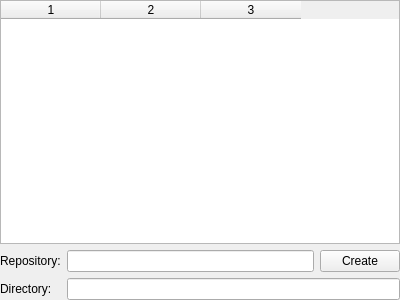
<?xml version="1.0" encoding="UTF-8"?>
<ui version="4.0">
 <class>snowgui::repositoryconfigurationwidget</class>
 <widget class="QWidget" name="snowgui::repositoryconfigurationwidget">
  <property name="geometry">
   <rect>
    <x>0</x>
    <y>0</y>
    <width>400</width>
    <height>300</height>
   </rect>
  </property>
  <property name="windowTitle">
   <string>Form</string>
  </property>
  <layout class="QGridLayout" name="gridLayout">
   <property name="leftMargin">
    <number>0</number>
   </property>
   <property name="topMargin">
    <number>0</number>
   </property>
   <property name="rightMargin">
    <number>0</number>
   </property>
   <property name="bottomMargin">
    <number>0</number>
   </property>
   <item row="1" column="0">
    <widget class="QWidget" name="widget" native="true">
     <layout class="QGridLayout" name="gridLayout_2">
      <property name="leftMargin">
       <number>0</number>
      </property>
      <property name="topMargin">
       <number>0</number>
      </property>
      <property name="rightMargin">
       <number>0</number>
      </property>
      <property name="bottomMargin">
       <number>0</number>
      </property>
      <item row="0" column="1">
       <widget class="QLineEdit" name="repositoryNameField"/>
      </item>
      <item row="0" column="0">
       <widget class="QLabel" name="repositoryNameLabel">
        <property name="text">
         <string>Repository:</string>
        </property>
       </widget>
      </item>
      <item row="1" column="0">
       <widget class="QLabel" name="directoryNameLabel">
        <property name="text">
         <string>Directory:</string>
        </property>
       </widget>
      </item>
      <item row="0" column="2">
       <widget class="QPushButton" name="createButton">
        <property name="text">
         <string>Create</string>
        </property>
       </widget>
      </item>
      <item row="1" column="1" colspan="2">
       <widget class="QLineEdit" name="repositoryDirectoryField"/>
      </item>
     </layout>
    </widget>
   </item>
   <item row="0" column="0">
    <widget class="QTableWidget" name="repositoryTable">
     <property name="editTriggers">
      <set>QAbstractItemView::NoEditTriggers</set>
     </property>
     <property name="selectionMode">
      <enum>QAbstractItemView::NoSelection</enum>
     </property>
     <property name="selectionBehavior">
      <enum>QAbstractItemView::SelectRows</enum>
     </property>
     <property name="textElideMode">
      <enum>Qt::ElideNone</enum>
     </property>
     <property name="columnCount">
      <number>3</number>
     </property>
     <column/>
     <column/>
     <column/>
    </widget>
   </item>
  </layout>
 </widget>
 <resources/>
 <connections/>
</ui>
